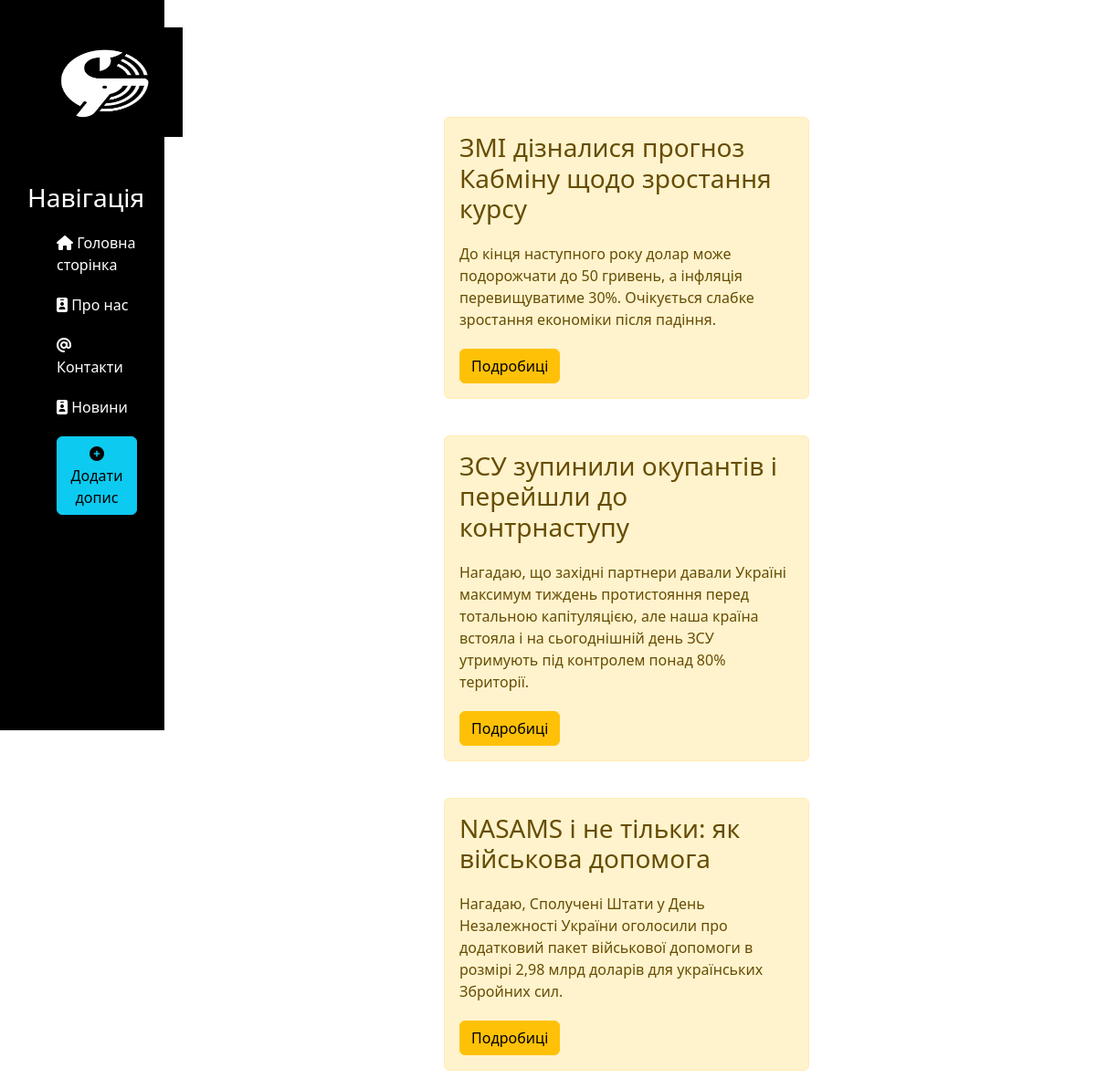
Page /news/ on the committed database.
### news/models.py (models this page shows, shortened)
class news_list (models.Model):
    title = models.CharField('Назва', max_length=50)
    anons = models.CharField('Анонс', max_length=250)
    full_text = models.TextField('Текст новини')
    date = models.DateTimeField('Дата публікації')
    class Meta:
        verbose_name = 'Новина'
        verbose_name_plural = 'Новини'

### news/views.py (the view)
def news_home(request):
    news = news_list.objects.order_by('-date')
    return render (request, 'news/news_home.html', {'news': news})

### news/templates/news/news_home.html (shortened to what this page needs)
{% extends 'main/layout.html' %}
{% block content %}
   <div class = 'features'>
      {% if news %}
         {% for el in news%}
         <div class = 'alert alert-warning'>
            <h3>{{el.title}}</h3>
            <p>{{el.anons}}</p>
            <a href="{% url 'NewsDetail' el.id %}" class="btn btn-warning">Подробиці</a>
         </div>
      {%endfor%}
   {% else %}
      <p>Записи відсутні!</p>
   {% endif %}
   </div>
{% endblock %}

### main/templates/main/layout.html (shortened to what this page needs)
{% load static %}
<!doctype html>
<html lang="uk">
<head>
    <link rel="stylesheet" href="https://cdn.jsdelivr.net/npm/bootstrap@5.2.0/dist/css/bootstrap.min.css">
    <link rel="stylesheet" href="{% static 'main/css/main.css' %}">
    <link href="{% static 'fontawesomefree/css/all.min.css' %}" rel="stylesheet" type="text/css">
</head>
<body>
    <aside>
        <img src= "{% static 'main/imj/logo-wave-symbol-01.jpg' %}" alt="logo"
         width="170"
     height="120">
        <h3>Навігація</h3>
        <ul>
            <a href="{% url 'home' %}"><li><i class="fa-solid fa-house"></i> Головна сторінка </li></a>
            <a href="{% url 'about' %}"><li><i class="fa-solid fa-id-badge"></i> Про нас </li></a>
            <a href=""><li><i class="fa-solid fa-at"></i> Контакти </li></a>
            <a href="{% url 'news_home' %}"><li><i class="fa-solid fa-id-badge"></i> Новини </li></a>
            <a href="{% url 'create' %}"><li><button class="btn btn-info"><i class="fas fa-plus-circle"></i>Додати допис</button></li></a>
        </ul>
    </aside>
    <main>
    {% block content %}
    {% endblock %}
    </main>
</body>
</html>

### main/static/main/css/main.css (style rules this page uses)
body { background:#ffffff; }
aside { float: left; background: #000000; width: 15%; padding: 2.5%; height: 100vh; color: #ffffff; }
aside ul li { list-style: none }
aside ul li { transition: transform .6s ease; }
aside ul { list-style: none }
main .features { float: left; color: #000000; margin-top: 100px; text-align: center; width: 75%; }
aside h3 { margin-top: 50px; font-size: 28px; }
aside ul li { color: #ffffff; display: block; margin-top: 20px; }
main .features p { max-width: 400px; margin: 20px auto }
.alert-warning { float: left; clear: both; width: 400px; margin: 20px 34%; text-align: left; }

### main/templates/main/layout.html (style rules this page uses)
a { text-decoration: none; }

### rows in the picture
news_list: title "ЗМІ дізналися прогноз Кабміну щодо зростання курсу", anons "До кінця наступного року долар може подорожчати до 50 гривень, а інфляція перевищуватиме 30%. Очікується слабке зростання економіки після падіння."
news_list: title "ЗСУ зупинили окупантів і перейшли до контрнаступу", anons "Нагадаю, що західні партнери давали Україні максимум тиждень протистояння перед тотальною капітуляцією, але наша країна встояла і на сьогоднішній день ЗСУ утримують під контролем понад 80% території."
news_list: title "NASAMS і не тільки: як військова допомога", anons "Нагадаю, Сполучені Штати у День Незалежності України оголосили про додатковий пакет військової допомоги в розмірі 2,98 млрд доларів для українських Збройних сил."
